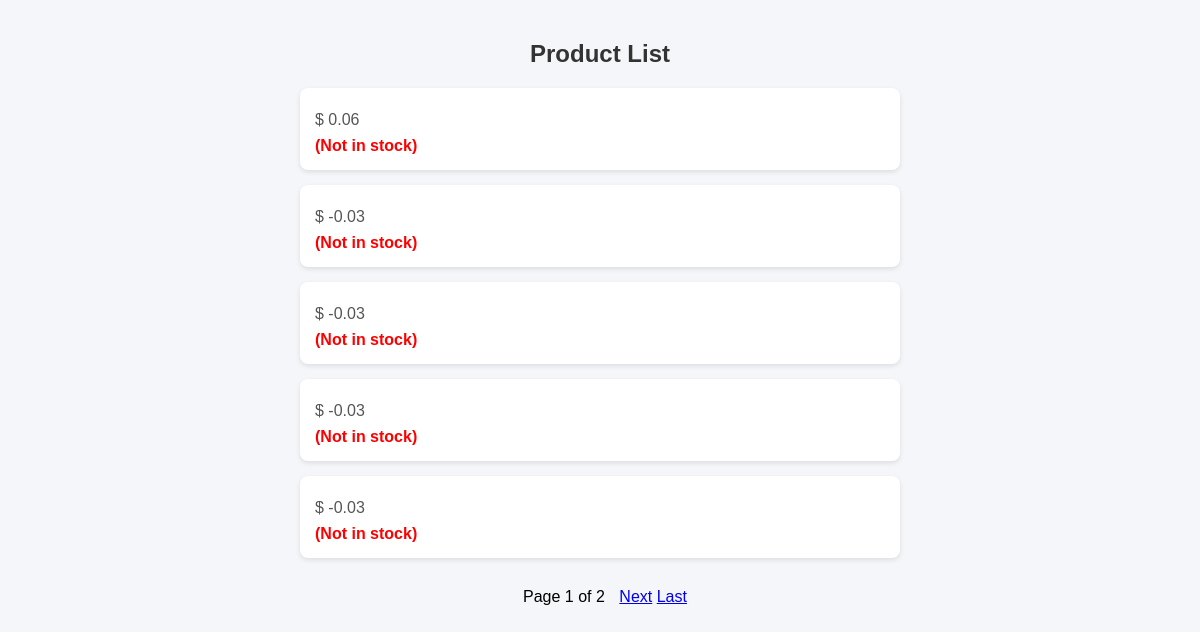
/productebi/product/, run on an earlier commit of the app's database.
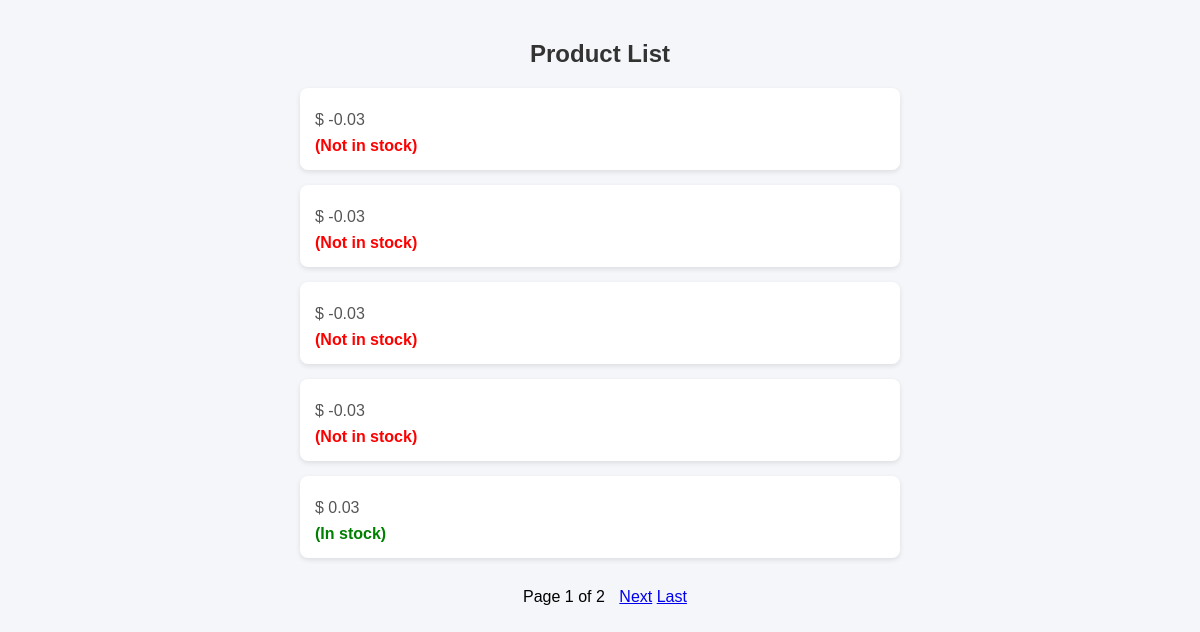
And on a later commit of the database.
### formapp/models.py (models this page shows, shortened)
class Product(models.Model):
    name = models.CharField(max_length=100)
    price = models.DecimalField(max_digits=6, decimal_places=2)
    in_stock = models.BooleanField(default=True)

### formapp/views.py (the view)
# urls.py: path("product/", product_list, name='product_list'),
def product_list(request):
    products = Product.objects.all()
    paginator = Paginator(products, 5) # 5 erteuli ert gverdze
    page_number = request.GET.get("page")
    page_obj = paginator.get_page(page_number)
    return render(request, "products/product_list.html", {"page_obj": page_obj })

### templates/products/product_list.html (shortened to what this page needs)
<!DOCTYPE html>
<html lang="en">
<head>
</head>
<body style="font-family: Arial, sans-serif; background-color: #f4f6f9; margin: 0; padding: 20px;">
<h2 style="text-align: center; color: #333;">Product List</h2>
<ul style="list-style-type: none; padding: 0; max-width: 600px; margin: 0 auto;">
{% for product in page_obj %}
<li style="background: white; margin-bottom: 15px; padding: 15px; border-radius: 8px; box-shadow: 0 2px 5px rgba(0,0,0,0.1);">
<p style="margin: 8px 0; color: #555; font-size: 16px;">
$ {{ product.price }}
</p>
{% if product.in_stock %}
<span style="color: green; font-weight: bold;">(In stock)</span>
{% else %}
<span style="color: red; font-weight: bold;">(Not in stock)</span>
{% endif %}
</li>
{% endfor %}
</ul>
<div style="text-align:center; margin-top:30px;">
<span style="margin:0 10px;">
Page {{ page_obj.number }} of {{ page_obj.paginator.num_pages }}
</span>
{% if page_obj.has_next %}
<a href="?page={{ page_obj.next_page_number }}">Next</a>
<a href="?page={{ page_obj.paginator.num_pages }}">Last</a>
{% endif %}
</div>
</body>
</html>

What changed in the data, as far as the page shows it:
removed Product: price "0.06", in_stock "(Not in stock)"
now on this page (row unchanged): Product: price "0.03", in_stock "(In stock)"
